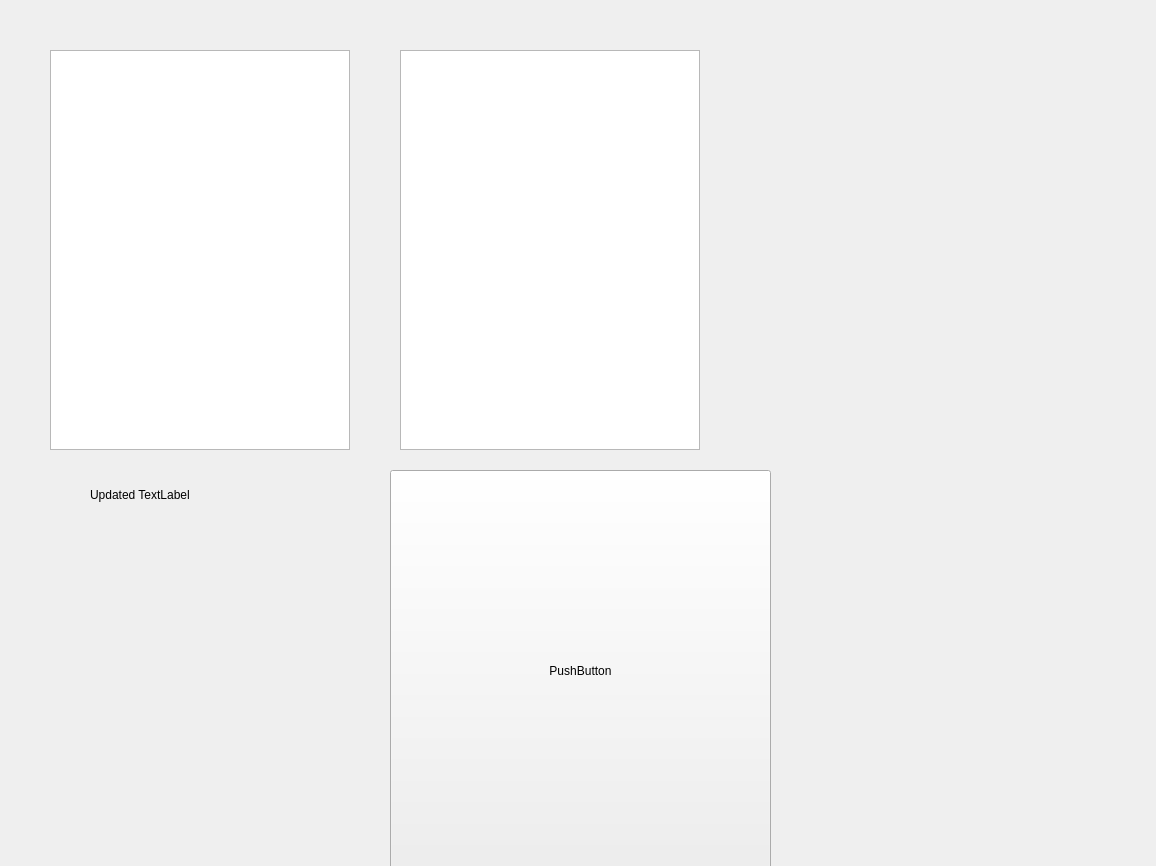
<?xml version="1.0" encoding="UTF-8"?>
<ui version="4.0">
 <class>StudentProsmotr</class>
 <widget class="QFrame" name="StudentProsmotr">
  <property name="geometry">
   <rect>
    <x>0</x>
    <y>0</y>
    <width>1156</width>
    <height>866</height>
   </rect>
  </property>
  <property name="windowTitle">
   <string>Updated Frame Title</string>
  </property>
  <widget class="QTableWidget" name="studentWidget">
   <property name="geometry">
    <rect>
     <x>50</x>
     <y>50</y>
     <width>300</width>
     <height>400</height>
    </rect>
   </property>
  </widget>
  <widget class="QListWidget" name="studentListWidget">
   <property name="geometry">
    <rect>
     <x>400</x>
     <y>50</y>
     <width>300</width>
     <height>400</height>
    </rect>
   </property>
  </widget>
  <widget class="QLabel" name="studentListLabel">
   <property name="geometry">
    <rect>
     <x>90</x>
     <y>470</y>
     <width>100</width>
     <height>50</height>
    </rect>
   </property>
   <property name="text">
    <string>Updated TextLabel</string>
   </property>
  </widget>
  <widget class="QPushButton" name="pushButton">
   <property name="geometry">
    <rect>
     <x>390</x>
     <y>470</y>
     <width>381</width>
     <height>401</height>
    </rect>
   </property>
   <property name="text">
    <string>PushButton</string>
   </property>
  </widget>
 </widget>
 <resources/>
 <connections/>
</ui>
